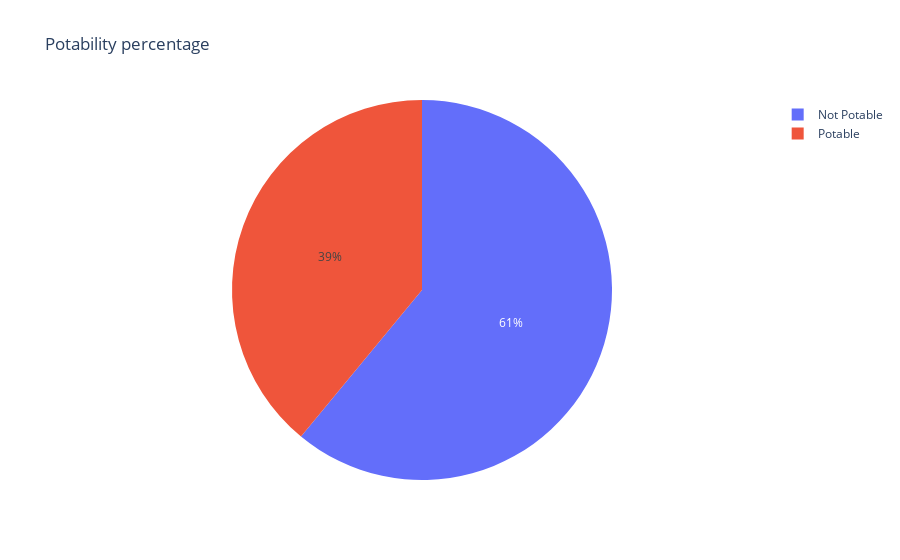

The cell this chart's notebook holds for it:
### Code cell
fig = px.pie(dv, values = "count", names = ["Not Potable", "Potable"],
             labels = {'label':"Potability", "Potability":"Number of Samples"},
            title='Potability percentage')
fig.show()

### Figure 1 — Plotly figure (JSON) as saved in the notebook; plotly's stock layout.template omitted (floating-point values rounded to 4 significant figures)
{"data": [{"domain": {"x": [0, 1], "y": [0, 1]}, "hovertemplate": "label=%{label}<br>count=%{value}<extra></extra>", "labels": ["Not Potable", "Potable"], "legendgroup": "", "name": "", "showlegend": true, "type": "pie", "values": [1998, 1278]}], "layout": {"autosize": true, "legend": {"tracegroupgap": 0}, "title": {"text": "Potability percentage"}}}
